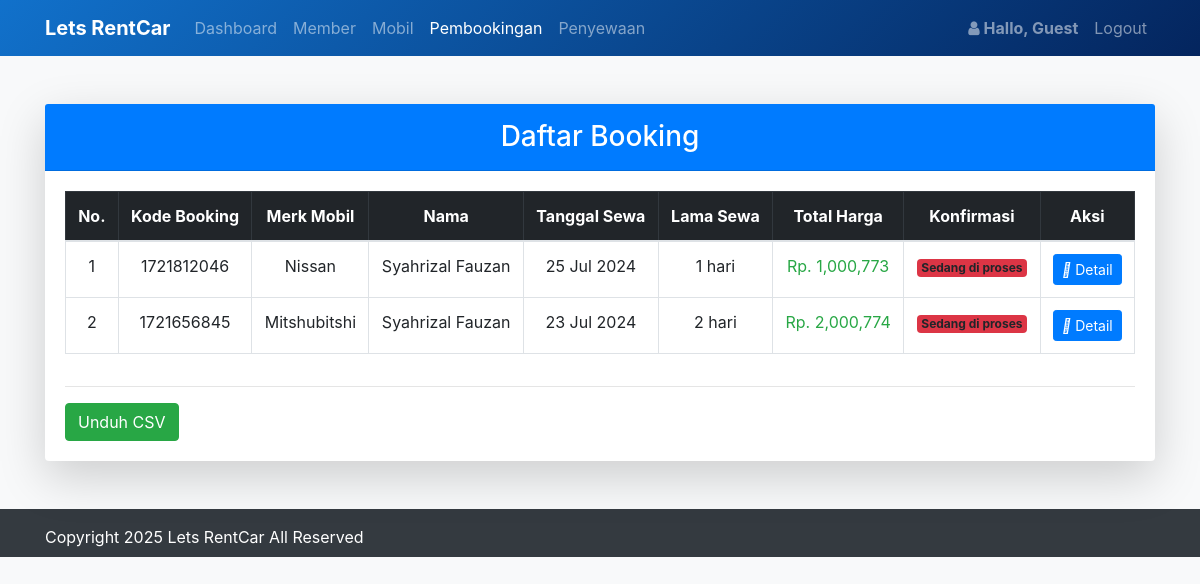
The page /admin/booking/booking.php on the database its author committed.
### tables this page shows
CREATE TABLE `booking` (
  `id_booking` int(11) NOT NULL,
  `kode_booking` varchar(255) NOT NULL,
  `id_login` int(11) NOT NULL,
  `id_mobil` int(11) NOT NULL,
  `ktp` varchar(255) NOT NULL,
  `nama` varchar(255) NOT NULL,
  `alamat` varchar(255) NOT NULL,
  `no_tlp` varchar(15) NOT NULL,
  `tanggal` varchar(255) NOT NULL,
  `lama_sewa` int(11) NOT NULL,
  `total_harga` int(11) NOT NULL,
  `konfirmasi_pembayaran` varchar(255) NOT NULL,
  `tgl_input` varchar(255) NOT NULL
);

CREATE TABLE `mobil` (
  `id_mobil` int(11) NOT NULL,
  `no_plat` varchar(255) NOT NULL,
  `merk` varchar(255) NOT NULL,
  `harga` int(255) NOT NULL,
  `deskripsi` varchar(255) NOT NULL,
  `status` varchar(255) NOT NULL,
  `gambar` text NOT NULL
);

CREATE TABLE `infoweb` (
  `id` int(11) NOT NULL,
  `nama_rental` varchar(255) DEFAULT NULL,
  `telp` varchar(15) DEFAULT NULL,
  `alamat` text DEFAULT NULL,
  `email` varchar(255) DEFAULT NULL,
  `no_rek` text DEFAULT NULL,
  `updated_at` timestamp NOT NULL DEFAULT current_timestamp()
);

### koneksi/koneksi.php (called while the page is built, shortened)
<?php
    $user = 'root';
    $pass = '';
    try {
        $koneksi = new PDO("mysql:host=localhost;dbname=letsrentcar", $user, $pass);
        $koneksi->setAttribute(PDO::ATTR_ERRMODE, PDO::ERRMODE_EXCEPTION);
    } catch (PDOException $e) {
        die("Koneksi gagal: " . $e->getMessage());
    }
    $sql_web = "SELECT * FROM infoweb WHERE id = 1";
    $row_web = $koneksi->prepare($sql_web);
    $row_web->execute();
    $info_web = $row_web->fetch(PDO::FETCH_OBJ);
?>

### admin/booking/booking.php (the view, shortened to what this page needs)
<?php
    require '../../koneksi/koneksi.php';
    include '../header.php';
    if(!empty($_GET['id'])) {
        $id = strip_tags($_GET['id']);
        $sql = "SELECT mobil.merk, booking.* FROM booking JOIN mobil ON
                booking.id_mobil=mobil.id_mobil WHERE id_login = '$id' ORDER BY id_booking DESC";
    } else {
        $sql = "SELECT mobil.merk, booking.* FROM booking JOIN mobil ON
                booking.id_mobil=mobil.id_mobil ORDER BY id_booking DESC";
    }
    $hasil = $koneksi->query($sql)->fetchAll();
?>
<div class="container my-5">
    <div class="card shadow-lg border-0 rounded-3">
        <div class="card-header bg-primary text-white text-center py-3">
            <h3 class="fw-bold mb-0">Daftar Booking</h3>
        </div>
        <div class="card-body">
            <div class="table-responsive">
                <table class="table table-hover table-bordered text-center">
                    <thead class="table-dark">
                        <tr>
                            <th>No.</th>
                            <th>Kode Booking</th>
                            <th>Merk Mobil</th>
                            <th>Nama</th>
                            <th>Tanggal Sewa</th>
                            <th>Lama Sewa</th>
                            <th>Total Harga</th>
                            <th>Konfirmasi</th>
                            <th>Aksi</th>
                        </tr>
                    </thead>
                    <tbody class="align-middle">
                        <?php $no = 1; foreach ($hasil as $isi) { ?>
                        <tr>
                            <td class="fw-bold"><?php echo $no; ?></td>
                            <td><?= $isi['kode_booking']; ?></td>
                            <td><?= $isi['merk']; ?></td>
                            <td><?= $isi['nama']; ?></td>
                            <td><?= date('d M Y', strtotime($isi['tanggal'])); ?></td>
                            <td><?= $isi['lama_sewa']; ?> hari</td>
                            <td class="text-success fw-bold">Rp. <?= number_format($isi['total_harga']); ?></td>
                            <td>
                                <span class="badge <?php echo ($isi['konfirmasi_pembayaran'] == 'Sudah') ? 'bg-success' : 'bg-danger'; ?>">
                                    <?= $isi['konfirmasi_pembayaran']; ?>
                                </span>
                            </td>
                            <td>
                                <a class="btn btn-sm btn-primary" href="bayar.php?id=<?= $isi['kode_booking']; ?>">
                                    <i class="fas fa-info-circle"></i> Detail
                                </a>
                            </td>
                        </tr>
                        <?php $no++; } ?>
                    </tbody>
                </table>
            </div>
            <hr>
            <div class="text-end">
                <a href="laporan.php" class="btn btn-success">
                    <i class="fas fa-file-download"></i> Unduh CSV
                </a>
            </div>
        </div>
    </div>
</div>
<?php include '../footer.php'; ?>

### admin/footer.php (shortened to what this page needs)
<div class="footer mt-4 bg-dark text-white pt-3 pb-2">
  <div class="container">
    Copyright <?= date('Y');?> <?= $info_web->nama_rental;?> All Reserved
  </div>
</div>
  </body>
</html>

### admin/header.php (style rules this page uses)
body { background-color: #f8f9fa; }

### rows shown on the page
booking: kode_booking "1721812046", id_mobil.merk "Nissan", nama "Syahrizal Fauzan", tanggal "25 Jul 2024", lama_sewa "1", total_harga "1,000,773", konfirmasi_pembayaran "Sedang di proses"
booking: kode_booking "1721656845", id_mobil.merk "Mitshubitshi", nama "Syahrizal Fauzan", tanggal "23 Jul 2024", lama_sewa "2", total_harga "2,000,774", konfirmasi_pembayaran "Sedang di proses"
infoweb: nama_rental "Lets RentCar"
